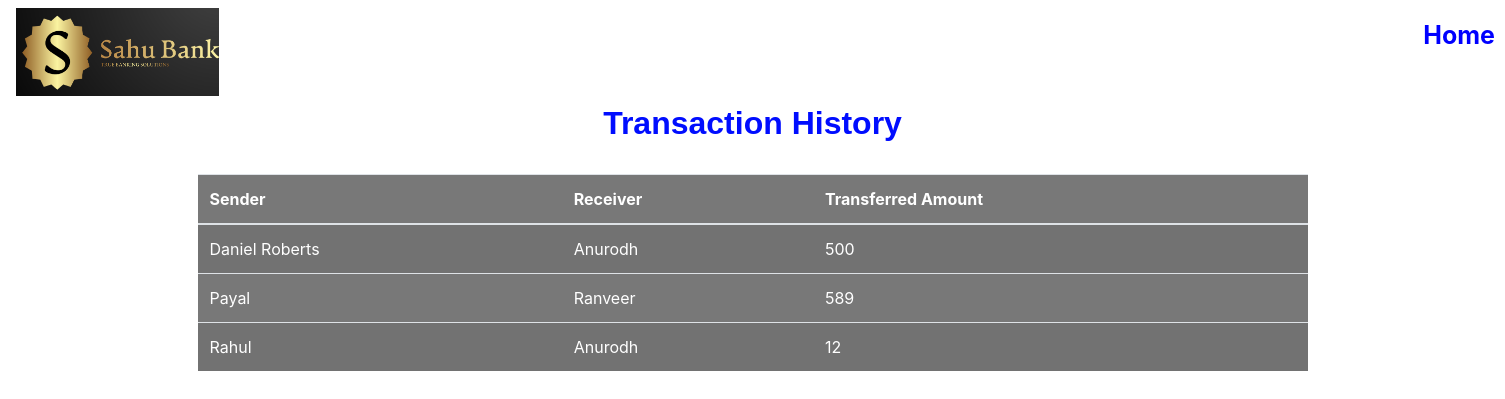
The app's page /transactionDetails.php with its own data.
### tables this page shows
CREATE TABLE `transaction` (
  `sender` varchar(50) NOT NULL,
  `receiver` varchar(50) NOT NULL,
  `credits` int(10) NOT NULL
);

### transactionDetails.php (the view, shortened to what this page needs)
<!DOCTYPE html>
<html lang="en">
<head>
   <link rel="stylesheet" href="https://stackpath.bootstrapcdn.com/bootstrap/4.5.2/css/bootstrap.min.css">
</head>
<body>
  <nav class="navbar navbar-expand-sm bg-dark navbar-dark" style="background-color:#343a4000 !important">
  <img src="images/logo.png" class="logo">
<ul class="navbar-nav">
<li class="list-customer">
<a class="nav-link1" href="index.php">Home</a>
</li>
</ul>
</nav>
        <div class="container divStyle" >
        <h2>Transaction History</h2>
       <br>
       <div class="table-responsive-sm">
    <table class="table roundedCorners  tabletext table-hover table-striped table-condensed transaction-table" >
        <thead>
            <tr>
                <th>Sender</th>
                <th>Receiver</th>
                <th> Transferred Amount</th>
            </tr>
        </thead>
        <tbody>
        <?php
            include 'config.php';
            $sql ="select * from transaction";
            $query =mysqli_query($conn, $sql);
            while($rows = mysqli_fetch_array($query))
            {
        ?>
            <tr>
            <td><?php echo $rows['sender']; ?></td>
            <td><?php echo $rows['receiver']; ?></td>
            <td><?php echo $rows['credits']; ?> </td>
        <?php
            }
        ?>
        </tbody>
    </table>
    </div>
</div>
</body>
</html>

### transactionDetails.php (style rules this page uses)
.logo { width: 203px; height: 88px; }
body { background-image: url("images/home-img.jpg"); }
.nav-link1 { float: right; font-size: 25px; font-weight: 700; margin-right: -11rem; margin-top: -2rem; color: blue; }
.list-customer { padding-left: 1100px; }
h2 { text-align: center; text-decoration: none; font-family: sans-serif; color: #000dff; font-weight: bold; }
.transaction-table { background-color: #00000087; }
th, td { color: white; }

### records on screen
transaction: sender "Daniel Roberts", receiver "Anurodh", credits "500"
transaction: sender "Payal", receiver "Ranveer", credits "589"
transaction: sender "Rahul", receiver "Anurodh", credits "12"
